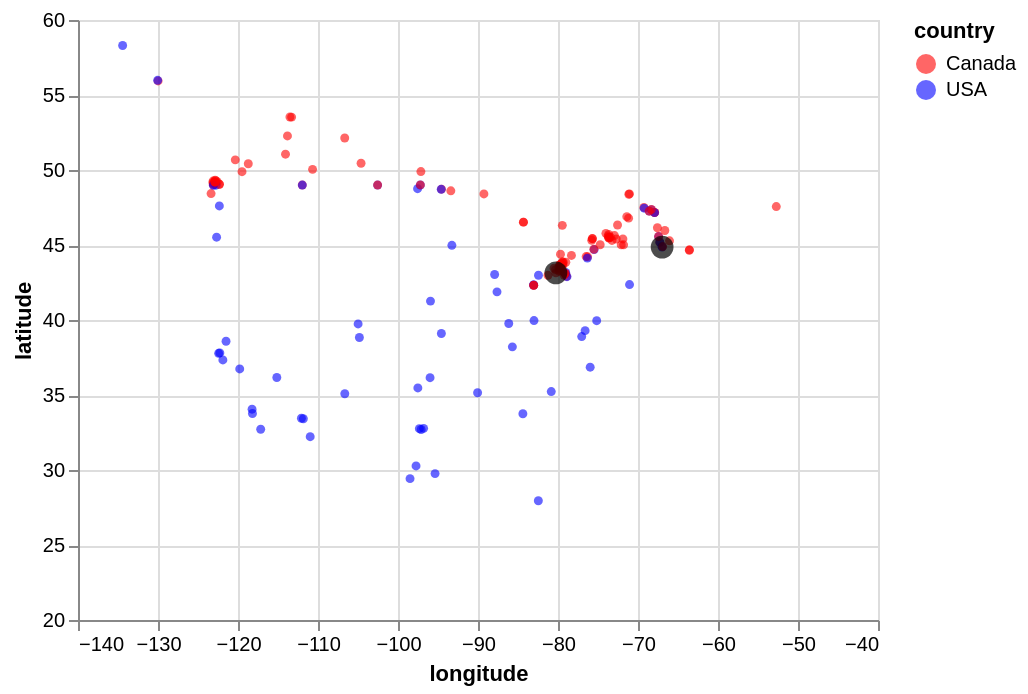

Vega-Lite specification stored for this chart:
### Vega-Lite specification from a JSON file in a GitHub repository (floating-point values rounded to 4 significant figures; data arrays with more than 128 entries replaced by an {"elided": "..."} marker saying what was removed)
{"config": {"view": {"continuousWidth": 400, "continuousHeight": 300}}, "layer": [{"data": {"values": {"elided": "167 records"}}, "mark": {"type": "circle", "opacity": 0.6, "size": 20}, "encoding": {"color": {"type": "nominal", "field": "country", "scale": {"domain": ["Canada", "USA"], "range": ["red", "blue"]}}, "x": {"type": "quantitative", "field": "longitude", "scale": {"domain": [-140, -40]}}, "y": {"type": "quantitative", "field": "latitude", "scale": {"domain": [20, 60]}}}}, {"data": {"values": [{"longitude": -66.98, "latitude": 44.86}, {"longitude": -80.26, "latitude": 43.14}]}, "mark": {"type": "circle", "color": "black", "size": 130}, "encoding": {"x": {"type": "quantitative", "field": "longitude"}, "y": {"type": "quantitative", "field": "latitude"}}}], "$schema": "https://vega.github.io/schema/vega-lite/v5.json", "data": {"values": {"elided": "167 records"}}}
